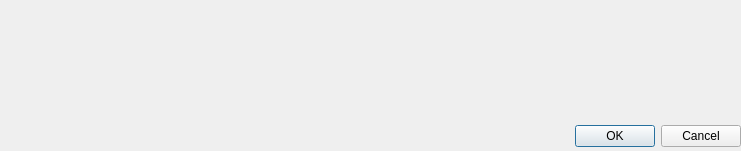
<?xml version="1.0" encoding="UTF-8"?>
<ui version="4.0">
 <class>Truncation</class>
 <widget class="QDialog" name="Truncation">
  <property name="geometry">
   <rect>
    <x>0</x>
    <y>0</y>
    <width>741</width>
    <height>151</height>
   </rect>
  </property>
  <property name="windowTitle">
   <string>Dialog</string>
  </property>
  <widget class="QDialogButtonBox" name="buttonBox">
   <property name="geometry">
    <rect>
     <x>400</x>
     <y>120</y>
     <width>341</width>
     <height>32</height>
    </rect>
   </property>
   <property name="orientation">
    <enum>Qt::Horizontal</enum>
   </property>
   <property name="standardButtons">
    <set>QDialogButtonBox::Cancel|QDialogButtonBox::Ok</set>
   </property>
  </widget>
  <widget class="QLabel" name="label">
   <property name="geometry">
    <rect>
     <x>0</x>
     <y>0</y>
     <width>741</width>
     <height>151</height>
    </rect>
   </property>
   <property name="text">
    <string/>
   </property>
   <property name="pixmap">
    <pixmap>../build-X-IFU_simulator-Desktop_Qt_5_8_0_MinGW_32bit-Release/Truncation.png</pixmap>
   </property>
   <property name="scaledContents">
    <bool>true</bool>
   </property>
  </widget>
  <zorder>label</zorder>
  <zorder>buttonBox</zorder>
 </widget>
 <resources/>
 <connections>
  <connection>
   <sender>buttonBox</sender>
   <signal>accepted()</signal>
   <receiver>Truncation</receiver>
   <slot>accept()</slot>
   <hints>
    <hint type="sourcelabel">
     <x>248</x>
     <y>254</y>
    </hint>
    <hint type="destinationlabel">
     <x>157</x>
     <y>274</y>
    </hint>
   </hints>
  </connection>
  <connection>
   <sender>buttonBox</sender>
   <signal>rejected()</signal>
   <receiver>Truncation</receiver>
   <slot>reject()</slot>
   <hints>
    <hint type="sourcelabel">
     <x>316</x>
     <y>260</y>
    </hint>
    <hint type="destinationlabel">
     <x>286</x>
     <y>274</y>
    </hint>
   </hints>
  </connection>
 </connections>
</ui>
